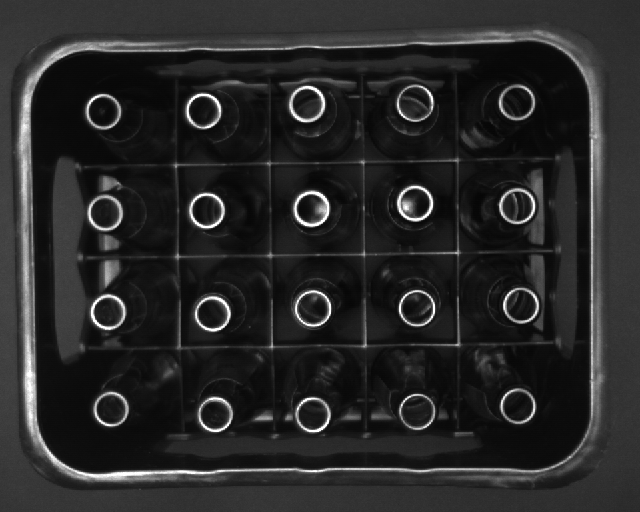
#> input picture bottlesCounting/inputs/bottle_crate_01.png, 640 x 512 px, found by its file name
$ python bottle_count.py
#> lines starting #> are read from the running program, lines starting #| are printed output that depends on the picture; after the words box and inside, x2 and y2 are one past the last pixel; in counts of white or black regions, pixels touching at a corner belong together
import cv2
import numpy as np

# enter image path
path='bottle_crate_01.png'

# Image read
img = cv2.imread(path, cv2.IMREAD_COLOR)
#> img is the input picture: shape (512, 640, 3); min 6, max 255, mean 40.3
org_img=img.copy()

# convert to grayscale image
gray_img = cv2.cvtColor(img, cv2.COLOR_BGR2GRAY)
# Blur using 3 * 3 kernel.
blur_img = cv2.blur(gray_img, (3, 3))

# Set parameter for hugh transformer & get bottles corrdinates
bottles = cv2.HoughCircles(blur_img, cv2.HOUGH_GRADIENT, 1, 20, param1 = 50,
                                    param2 = 30, minRadius = 15, maxRadius = 25)
#> bottles = 20 rows, first 8: [306.5, 103.5, 18.6], [104.5, 212.5, 17.4], [206.5, 210.5, 17.4], [516.5, 102.5, 18.6], [414.5, 102.5, 18.3], [211.5, 313.5, 17.4], [214.5, 413.5, 17.2], [310.5, 208.5, 18]

# No of bottles
count_bottles=0

# Draw circles on bottles
if bottles is not None:
    bottles = np.uint16(np.around(bottles))
#> bottles = 20 rows, first 8: [306, 104, 19], [104, 212, 17], [206, 210, 17], [516, 102, 19], [414, 102, 18], [212, 314, 17], [214, 414, 17], [310, 208, 18]

    for bottle in bottles[0][:]:
        count_bottles+=1
        x, y, radius = bottle[0], bottle[1], bottle[2]

        # Draw circle on bottle top
        cv2.circle(img, (x, y), radius, (0, 255, 0), 2)
#> this loop made 20 passes
#> (x, y, radius) on passes 1 to 12: (306, 104, 19), (104, 212, 17), (206, 210, 17), (516, 102, 19), (414, 102, 18), (212, 314, 17), (214, 414, 17), (310, 208, 18), (516, 206, 19), (520, 304, 18), (102, 112, 17), (416, 410, 18)
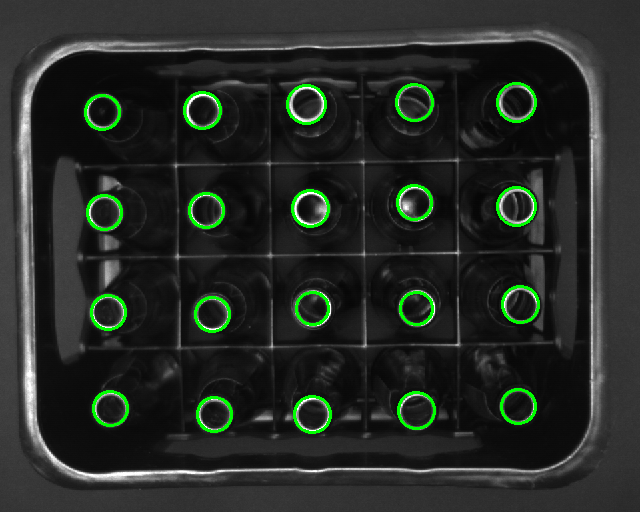
#> img: shape (512, 640, 3); 2.06% of pixels changed, all inside (x1, y1, x2, y2) = (84, 82, 540, 434)
#> after the loop, count_bottles = 20

cv2.putText(img, 'Bottles : '+str(count_bottles), (10,30), cv2.FONT_HERSHEY_SIMPLEX,  1, (255, 0, 0), 2, cv2.LINE_AA)
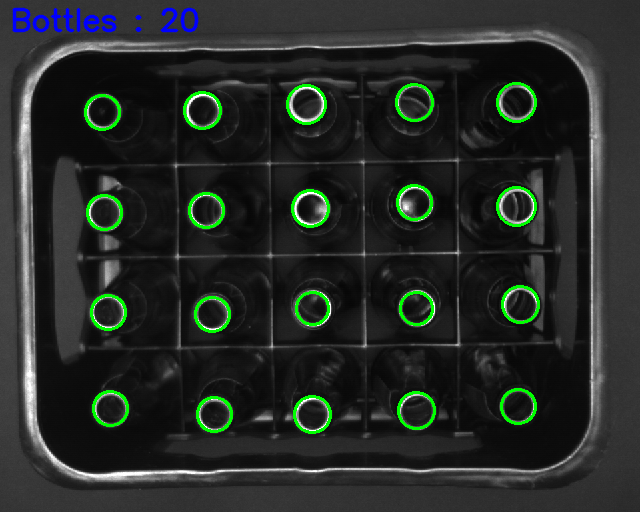
#> img: shape (512, 640, 3); 0.63% of pixels changed, all inside (x1, y1, x2, y2) = (12, 7, 199, 33)
print("Number of Bottles in Image :",count_bottles)
#| Number of Bottles in Image : 20

# Show original & detected bottles images together
cv2.imshow("Output",np.hstack([org_img,img]))
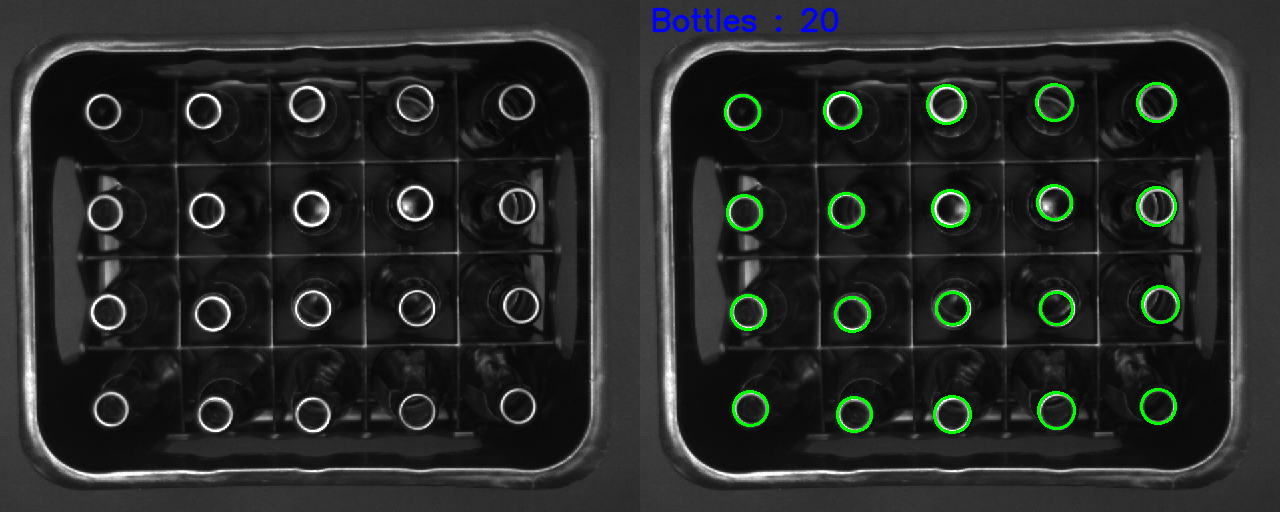
#> window 'Output': shape (512, 1280, 3); mean B, G, R 39.4, 41.4, 38.8
cv2.waitKey(0)

$ run again, with bottlesCounting/inputs/bottle_crate_02.png copied over bottlesCounting/inputs/bottle_crate_01.png
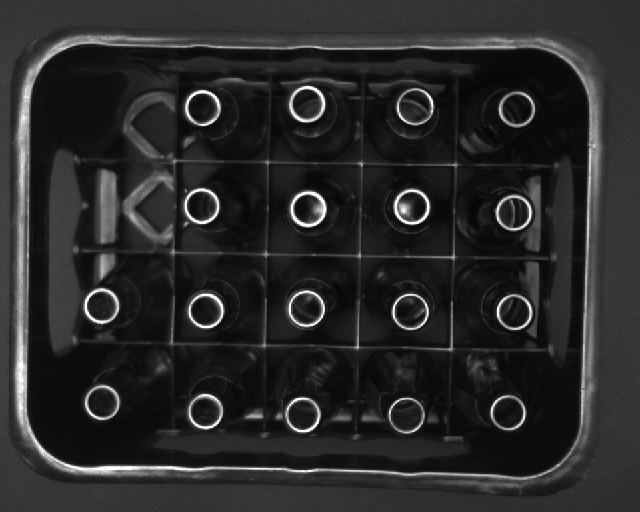
#> input picture bottlesCounting/inputs/bottle_crate_02.png, 640 x 512 px, found by its file name
#> img is the input picture: shape (512, 640, 3); min 6, max 255, mean 41.5
#> `bottles = cv2.HoughCircles(blur_img, cv2.HOUGH_GRADIENT, 1, 20, param1..`: bottles = 18 rows, first 8: [411.5, 206.5, 18.2], [513.5, 212.5, 18.5], [306.5, 103.5, 18.8], [516.5, 108.5, 18.6], [305.5, 308.5, 18.1], [202.5, 107.5, 18.3], [507.5, 412.5, 18.2], [201.5, 205.5, 18.2]
#> `bottles = np.uint16(np.around(bottles))`: bottles = 18 rows, first 8: [412, 206, 18], [514, 212, 18], [306, 104, 19], [516, 108, 19], [306, 308, 18], [202, 108, 18], [508, 412, 18], [202, 206, 18]
#> the loop `for bottle in bottles[0][:]:` made 18 passes
#> after the loop `for bottle in bottles[0][:]:`:
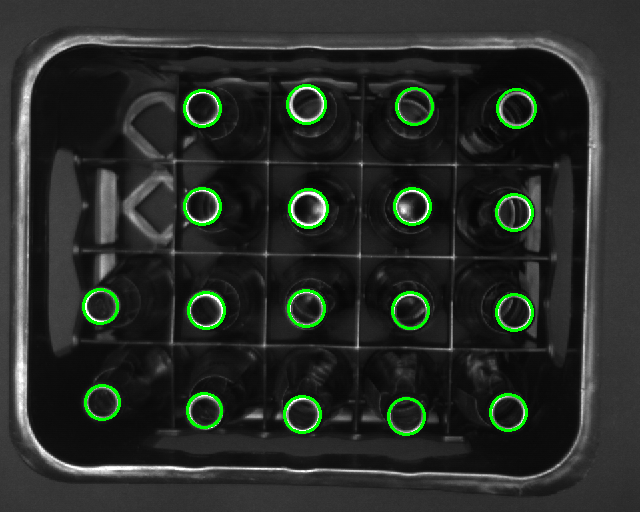
#> img: shape (512, 640, 3); 1.88% of pixels changed, all inside (x1, y1, x2, y2) = (82, 84, 537, 436)
#> after the loop `for bottle in bottles[0][:]:`: count_bottles = 18
#| Number of Bottles in Image : 18
#> `cv2.imshow("Output",np.hstack([org_img,img]))`:
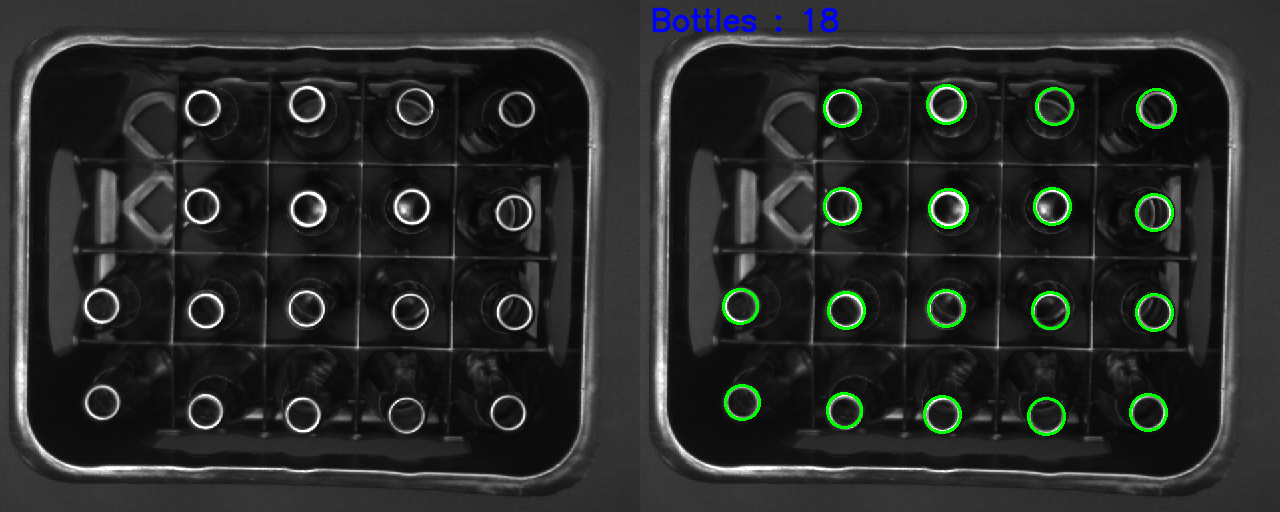
#> window 'Output': shape (512, 1280, 3); mean B, G, R 40.9, 42.7, 40.3

$ run again, with bottlesCounting/inputs/bottle_crate_04.png copied over bottlesCounting/inputs/bottle_crate_01.png
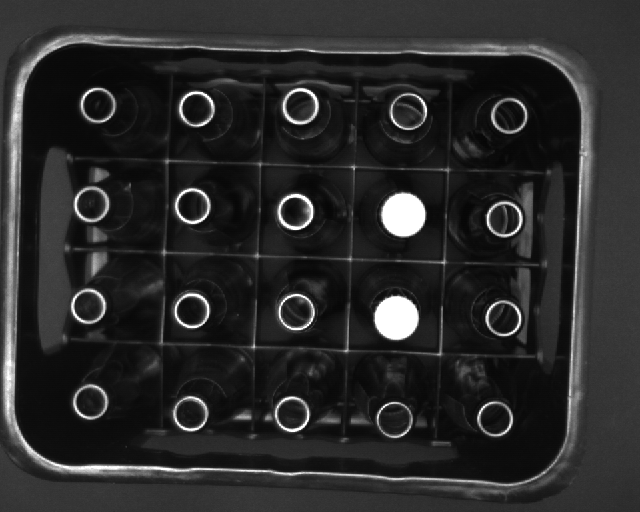
#> input picture bottlesCounting/inputs/bottle_crate_04.png, 640 x 512 px, found by its file name
#> img is the input picture: shape (512, 640, 3); min 6, max 255, mean 42.2
#> `bottles = cv2.HoughCircles(blur_img, cv2.HOUGH_GRADIENT, 1, 20, param1..`: bottles = 20 rows, first 8: [395.5, 317.5, 21.6], [402.5, 214.5, 21.6], [91.5, 203.5, 17.4], [504.5, 218.5, 18], [509.5, 115.5, 18], [196.5, 108.5, 18.2], [192.5, 205.5, 18.2], [494.5, 418.5, 18.2]
#> `bottles = np.uint16(np.around(bottles))`: bottles = 20 rows, first 8: [396, 318, 22], [402, 214, 22], [92, 204, 17], [504, 218, 18], [510, 116, 18], [196, 108, 18], [192, 206, 18], [494, 418, 18]
#> the loop `for bottle in bottles[0][:]:` made 20 passes
#> after the loop `for bottle in bottles[0][:]:`:
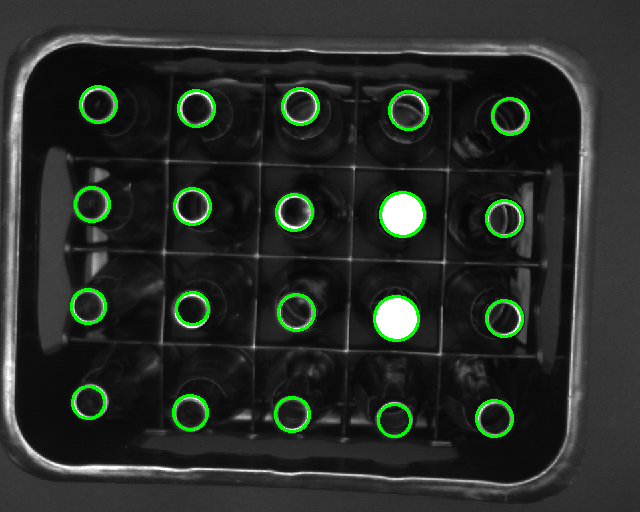
#> img: shape (512, 640, 3); 2.11% of pixels changed, all inside (x1, y1, x2, y2) = (70, 85, 530, 438)
#> after the loop `for bottle in bottles[0][:]:`: count_bottles = 20
#| Number of Bottles in Image : 20
#> `cv2.imshow("Output",np.hstack([org_img,img]))`:
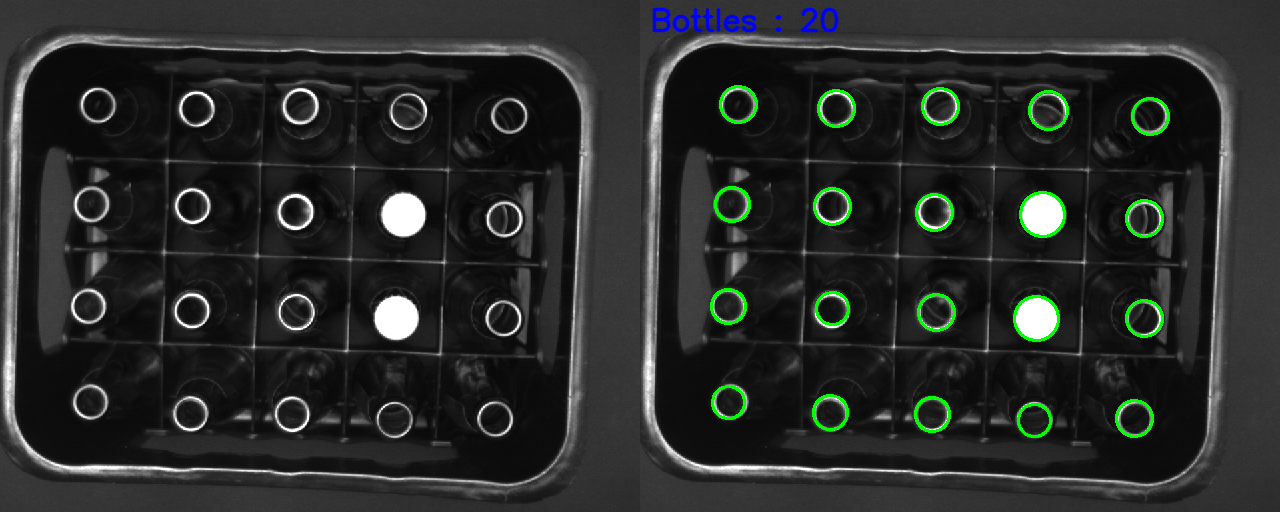
#> window 'Output': shape (512, 1280, 3); mean B, G, R 41.3, 43.5, 40.8
